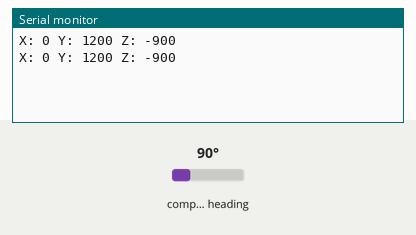
The sketch below on a simulated Arduino Uno, built with avr-gcc and run on an emulated ATmega328P. Parts: the last lines printed to the serial monitor. The test bench sets the inputs (shaded band); at power-on: compass heading 90°.

Above: at 1.8 s.
1.9 s: compass heading set to 7°
At 2.4 s:
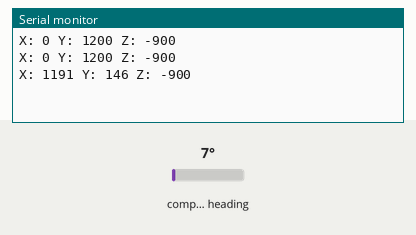
3.4 s: compass heading set to 180°
At 4.8 s:
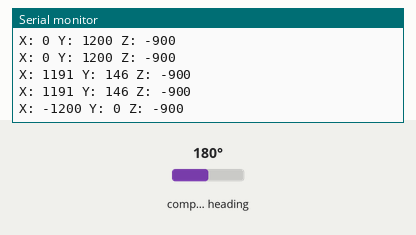
Timing chart, 0 to 6.4 s (numbered marks = the images above; inputs shaded):
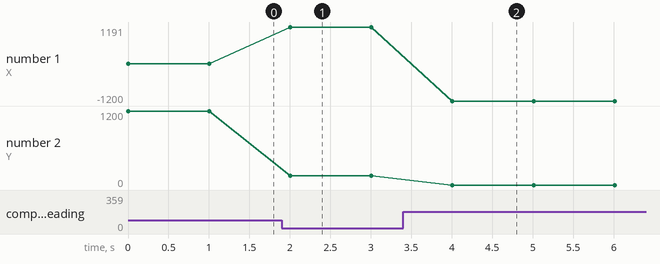

Measured:
- after the input at 1.9 s, the serial monitor: prints a new line after 0.10 s (image 1)
- after the input at 3.4 s, the serial monitor: prints a new line after 0.61 s (image 2)
- plotted number 1: 0 → 1191 after the input at 1.9 s, 1191 → -1200 after the input at 3.4 s
- plotted number 2: 1200 → 146 after the input at 1.9 s

The sketch:

compas_QMC5883L.ino.ino
```cpp
#include <QMC5883LCompass.h>

QMC5883LCompass compass;


void setup() {
  Serial.begin(9600);
  compass.init();
  compass.setCalibrationOffsets(873.00, 1801.00, -3776.00);
  compass.setCalibrationScales(2.46, 1.19, 0.57);
}

void loop() {
  // put your main code here, to run repeatedly:
  int x, y, z;

	compass.read();

	x = compass.getX();
	y = compass.getY();
	z = compass.getZ();


	Serial.print("X: ");
	Serial.print(x);

	Serial.print(" Y: ");
	Serial.print(y);

	Serial.print(" Z: ");
	Serial.print(z);
	Serial.println("");
  delay(1000);

}
```
